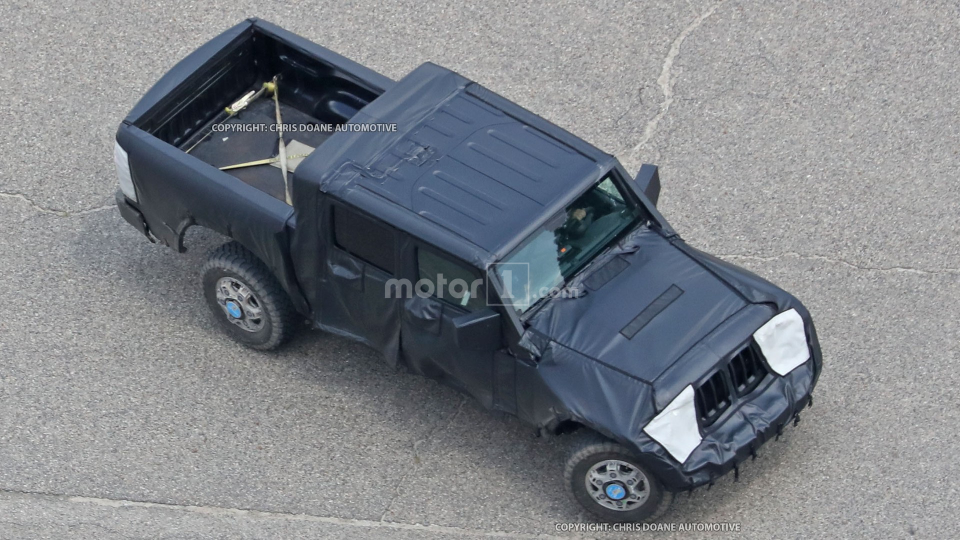
#> input picture Code/Blindspot/Test images/car/0.jpg, 1920 x 1080 px, given in place of the camera (shown at 1/2 size)
$ python birdeye8cam.py
#> lines starting #> are read from the running program, lines starting #| are printed output that depends on the picture; after the words box and inside, x2 and y2 are one past the last pixel; in counts of white or black regions, pixels touching at a corner belong together
### Code/rotate.py
#Rotate 90 degrees
import numpy as np
import imutils
import cv2


def rotate_bound(image, angle):
    # grab the dimensions of the image and then determine the
    # center
    (h, w) = image.shape[:2]
    (cX, cY) = (w // 2, h // 2)

    # grab the rotation matrix (applying the negative of the
    # angle to rotate clockwise), then grab the sine and cosine
    # (i.e., the rotation components of the matrix)
    M = cv2.getRotationMatrix2D((cX, cY), -angle, 1.0)
    cos = np.abs(M[0, 0])
    sin = np.abs(M[0, 1])

    # compute the new bounding dimensions of the image
    nW = int((h * sin) + (w * cos))
    nH = int((h * cos) + (w * sin))

    # adjust the rotation matrix to take into account translation
    M[0, 2] += (nW / 2) - cX
    M[1, 2] += (nH / 2) - cY

    # perform the actual rotation and return the image
    return cv2.warpAffine(image, M, (nW, nH))

### Code/birdeye8cam.py
from imutils.video import VideoStream
from rotate import rotate_bound
import cv2
import time
import numpy as np
import imutils

height = 1000
width = 600

#truck = cv2.imread('truck3.tif', cv2.IMREAD_UNCHANGED)

x_offsett=80
y_offsett=50
y_offsetr1=140
x_offsetr1=250
x_offsetl1=120
y_offsetl1=140
x_offsetl2=120
y_offsetl2=345
y_offsetr2=345
x_offsetr2=250
x_offsetl3=120
y_offsetl3=550
y_offsetr3=550
x_offsetr3=250
x_offsetb=130
y_offsetb=755

anglef = 0
anglel1 = 270
anglel2 = 270
angler1 = 90
angler2 = 90
angleb = 180

leftStream1 = VideoStream(3).start()
rightStream1 = VideoStream(7).start()
backStream = VideoStream(0).start()
leftStream2 = VideoStream(4).start()
rightStream2 = VideoStream(2).start()
leftStream3 = VideoStream(1).start()
rightStream3 = VideoStream(5).start()
time.sleep(2.0)

ls = [0]*180

while True:

    imageCanvastruck = np.zeros((height, width, 4), np.uint8)
    imageCanvasl1 = np.zeros((height, width, 4), np.uint8)
    imageCanvasl2 = np.zeros((height, width, 4), np.uint8)
    imageCanvasr1 = np.zeros((height, width, 4), np.uint8)
    imageCanvasr2 = np.zeros((height, width, 4), np.uint8)
    imageCanvasl3 = np.zeros((height, width, 4), np.uint8)
    imageCanvasr3 = np.zeros((height, width, 4), np.uint8)
    imageCanvasb = np.zeros((height, width, 4), np.uint8)

    right1 = rightStream1.read()
#> right1 is the input picture: shape (1080, 1920, 3); mean B, G, R 135.6, 129.9, 125.8
    left1 = leftStream1.read()
    back = backStream.read()
    left2 = leftStream2.read()
    right2 = rightStream2.read()
    left3 = leftStream3.read()
    right3 = rightStream3.read()

    left1 = imutils.resize(left1, width=200)
    right1 = imutils.resize(right1, width=200)
    back = imutils.resize(back, width=200)
    left2 = imutils.resize(left2, width=200)
    right2 = imutils.resize(right2, width=200)
    left3 = imutils.resize(left3, width=200)
    right3 = imutils.resize(right3, width=200)

    left1 = rotate_bound(left1, anglel1)
#> in rotate_bound, `return cv2.warpAffine(image, M, (nW, nH))`:
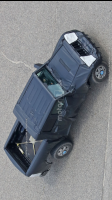
#> returned value: shape (200, 112, 3); mean of channels 0, 1, 2 134.8, 129.1, 125; drawn as B, G, R
    left2 = rotate_bound(left2, anglel2)
    right1 = rotate_bound(right1, angler1)
#> call 3 of rotate_bound, with angle = 90
#> in rotate_bound (call 3), `return cv2.warpAffine(image, M, (nW, nH))`:
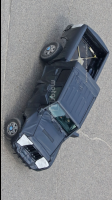
#> returned value: shape (200, 112, 3); mean of channels 0, 1, 2 134.1, 128.4, 124.3; drawn as B, G, R
    right2 = rotate_bound(right2, angler2)
    right3 = rotate_bound(right3, angler2)
    left3 = rotate_bound(left3, anglel2)
    back = rotate_bound(back, angleb)
#> in rotate_bound (call 7), `return cv2.warpAffine(image, M, (nW, nH))`:
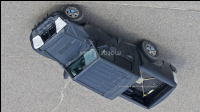
#> returned value: shape (112, 200, 3); mean of channels 0, 1, 2 133.3, 127.6, 123.5; drawn as B, G, R

    #truck = cv2.cvtColor(truck, cv2.COLOR_BGR2BGRA)
    left1 = cv2.cvtColor(left1, cv2.COLOR_BGR2BGRA)
#> left1: shape (200, 112, 4)
    left2 = cv2.cvtColor(left2, cv2.COLOR_BGR2BGRA)
    right1 = cv2.cvtColor(right1, cv2.COLOR_BGR2BGRA)
#> right1: shape (200, 112, 4)
    right2 = cv2.cvtColor(right2, cv2.COLOR_BGR2BGRA)
    left3 = cv2.cvtColor(left3, cv2.COLOR_BGR2BGRA)
    right3 = cv2.cvtColor(right3, cv2.COLOR_BGR2BGRA)
    back = cv2.cvtColor(back, cv2.COLOR_BGR2BGRA)

    #imageCanvastruck[y_offsett:y_offsett+truck.shape[0], x_offsett:x_offsett+truck.shape[1]] = truck
    imageCanvasl1[y_offsetl1:y_offsetl1+left1.shape[0], x_offsetl1:x_offsetl1+left1.shape[1]] = left1
    imageCanvasl2[y_offsetl2:y_offsetl2+left2.shape[0], x_offsetl2:x_offsetl2+left2.shape[1]] = left2
    imageCanvasl3[y_offsetl3:y_offsetl3+left3.shape[0], x_offsetl3:x_offsetl3+left3.shape[1]] = left3
    imageCanvasr1[y_offsetr1:y_offsetr1+right1.shape[0], x_offsetr1:x_offsetr1+right1.shape[1]] = right1
    imageCanvasr2[y_offsetr2:y_offsetr2+right2.shape[0], x_offsetr2:x_offsetr2+right2.shape[1]] = right2
    imageCanvasr3[y_offsetr3:y_offsetr3+right3.shape[0], x_offsetr3:x_offsetr3+right3.shape[1]] = right3
    imageCanvasb[y_offsetb:y_offsetb+back.shape[0], x_offsetb:x_offsetb+back.shape[1]] = back

    #res = imageCanvasf[:]
    #cnd = imageCanvasl1[:,:,] > 0
    res = imageCanvasl1[:]
    cnd = imageCanvasl2[:,:,] > 0
    res[cnd] = imageCanvasl2[cnd]
#> res: shape (1000, 600, 4); mean B, G, R, A 10.1, 9.6, 9.3, 19
    cnd = imageCanvasl3[:,:,] > 0
    res[cnd] = imageCanvasl3[cnd]
#> res: shape (1000, 600, 4); mean B, G, R, A 15.1, 14.5, 14, 28.6
    cnd = imageCanvasr1[:,:,] > 0
    res[cnd] = imageCanvasr1[cnd]
#> res: shape (1000, 600, 4); mean B, G, R, A 20.1, 19.2, 18.6, 38.1
    cnd = imageCanvasr2[:,:,] > 0
    res[cnd] = imageCanvasr2[cnd]
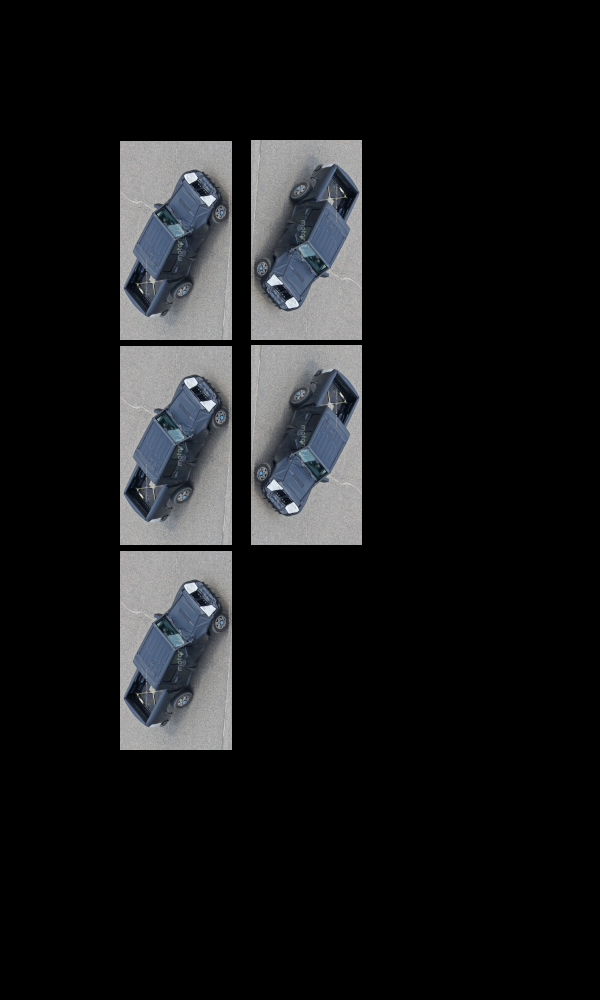
#> res: shape (1000, 600, 4); mean B, G, R, A 25.1, 24, 23.3, 47.6
    cnd = imageCanvasr3[:,:,] > 0
    res[cnd] = imageCanvasr3[cnd]
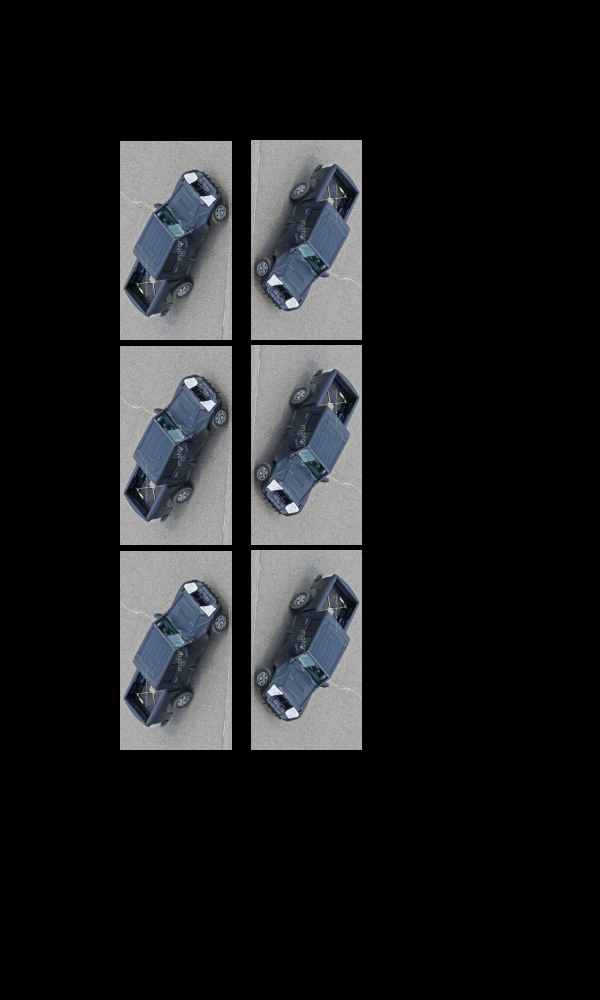
#> res: shape (1000, 600, 4); 3.73% of pixels changed, all inside (x1, y1, x2, y2) = (250, 550, 362, 750)
    cnd = imageCanvasb[:,:,] > 0
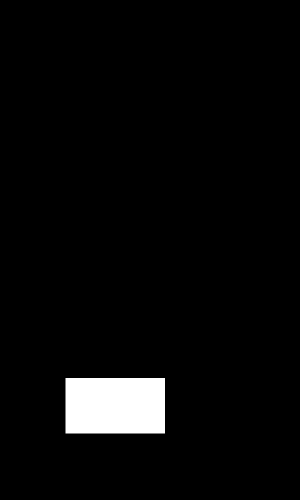
#> cnd: shape (1000, 600, 4) bool (shown at 1/2 size); mean B, G, R, A 0.0368, 0.0368, 0.0368, 0.0373
    res[cnd] = imageCanvasb[cnd]
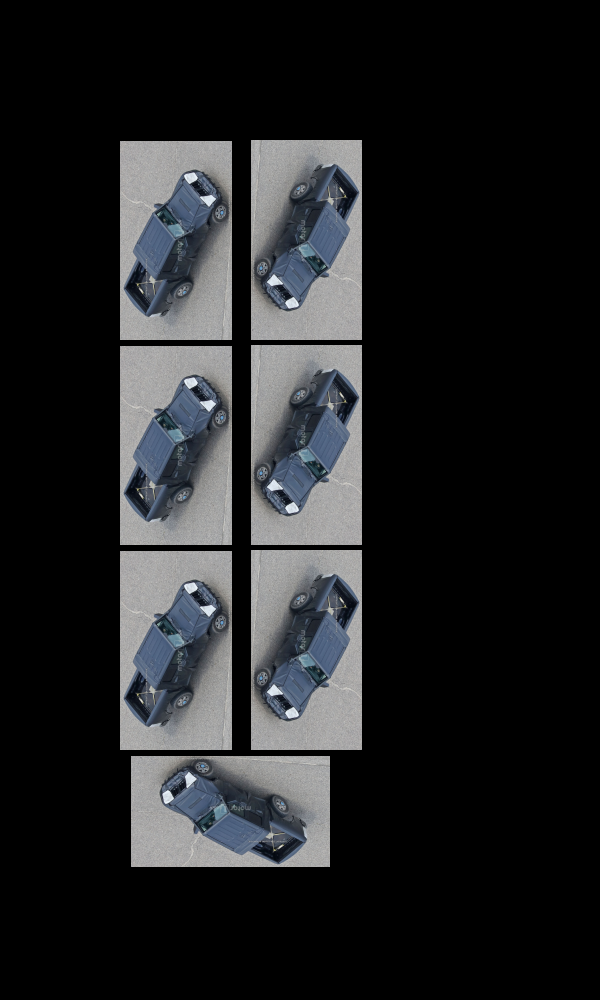
#> res: shape (1000, 600, 4); 3.73% of pixels changed, all inside (x1, y1, x2, y2) = (130, 755, 330, 867)
   # cnd = imageCanvastruck[:,:,] > 0
   # res[cnd] = imageCanvastruck[cnd]

    cv2.imshow("Birds Eye", res)

    key = cv2.waitKey(1) & 0xFF
#> (key q is pressed here)
    if key == ord("q"):
        y_offsett = y_offsett - 1
        print("y_offsett = ", y_offsett)

    elif key == ord("w"):
        x_offsett = x_offsett - 1
        print("x_offsett = ", x_offsett)

    elif key == ord("e"):
        y_offsett = y_offsett + 1
        print("y_offsett = ", y_offsett)

    elif key == ord("r"):
        x_offsett = x_offsett + 1
        print("x_offsett = ", x_offsett)


    if key == ord("a"):
        y_offsetl1 = y_offsetl1 - 1
        print("y_offsetl1 = ", y_offsetl1)

    elif key == ord("s"):
        x_offsetl1 = x_offsetl1 - 1
        print("x_offsetl1 = ", x_offsetl1)

    elif key == ord("d"):
        y_offsetl1 = y_offsetl1 + 1
        print("y_offsetl1 = ", y_offsetl1)

    elif key == ord("f"):
        x_offsetl1 = x_offsetl1 + 1
        print("x_offsetl1 = ", x_offsetl1)


    if key == ord("z"):
        y_offsetr1 = y_offsetr1 - 1
        print("y_offsetr1 = ", y_offsetr1)

    elif key == ord("x"):
        x_offsetr1 = x_offsetr1 - 1
        print("x_offsetr1 = ", x_offsetr1)

    elif key == ord("c"):
        y_offsetr1 = y_offsetr1 + 1
        print("y_offsetr1 = ", y_offsetr1)

    elif key == ord("v"):
        x_offsetr1 = x_offsetr1 + 1
        print("x_offsetr1 = ", x_offsetr1)


    if key == ord("t"):
        y_offsetl2 = y_offsetl2 - 1
        print("y_offsetl2 = ", y_offsetl2)

    elif key == ord("y"):
        x_offsetl2 = x_offsetl2 - 1
        print("x_offsetl2 = ", x_offsetl2)

    elif key == ord("u"):
        y_offsetl2 = y_offsetl2 + 1
        print("y_offsetl2 = ", y_offsetl2)

    elif key == ord("i"):
        x_offsetl2 = x_offsetl2 + 1
        print("x_offsetl2 = ", x_offsetl2)


    if key == ord("g"):
        y_offsetr2 = y_offsetr2 - 1
        print("y_offsetr2 = ", y_offsetr2)

    elif key == ord("h"):
        x_offsetr2 = x_offsetr2 - 1
        print("x_offsetr2 = ", x_offsetr2)

    elif key == ord("j"):
        y_offsetr2 = y_offsetr2 + 1
        print("y_offsetr2 = ", y_offsetr2)

    elif key == ord("k"):
        x_offsetr2 = x_offsetr2 + 1
        print("x_offsetr2 = ", x_offsetr2)


    if key == ord("1"):
        y_offsetr3 = y_offsetr3 - 1
        print("y_offsetr3 = ", y_offsetr3)

    elif key == ord("2"):
        x_offsetr3 = x_offsetr3 - 1
        print("x_offsetr3 = ", x_offsetr3)

    elif key == ord("3"):
        y_offsetr3 = y_offsetr3 + 1
        print("y_offsetr3 = ", y_offsetr3)

    elif key == ord("4"):
        x_offsetr3 = x_offsetr3 + 1
        print("x_offsetr3 = ", x_offsetr3)


    if key == ord("5"):
        y_offsetl3 = y_offsetl3 - 1
        print("y_offsetl3 = ", y_offsetl3)

    elif key == ord("6"):
        x_offsetl3 = x_offsetl3 - 1
        print("x_offsetl3 = ", x_offsetl3)

    elif key == ord("7"):
        y_offsetl3 = y_offsetl3 + 1
        print("y_offsetl3 = ", y_offsetl3)

    elif key == ord("8"):
        x_offsetl3 = x_offsetl3 + 1
        print("x_offsetl3 = ", x_offsetl3)


    if key == ord("b"):
        y_offsetb = y_offsetb - 1
        print("y_offsetb = ", y_offsetb)

    elif key == ord("n"):
        x_offsetb = x_offsetb - 1
        print("x_offsetb = ", x_offsetb)

    elif key == ord("m"):
        y_offsetb = y_offsetb + 1
        print("y_offsetb = ", y_offsetb)

    elif key == ord(","):
        x_offsetb = x_offsetb + 1
        print("x_offsetb = ", x_offsetb)


    elif key == ord("-"):
        anglel2 = anglel2 + 1
        angler2 = angler2 + 1
        angleb = angleb + 1
        print("angle = ", (anglel2-180))

    elif key == ord("="):
        anglel2 = anglel2 - 1
        angler2 = angler2 - 1
        angleb = angleb - 1
        print("angle = ", (anglel2-180))

    if key == ord("|"):
        i = anglel2-180
        a = [x_offsetl1,y_offsetl1,x_offsetl2,y_offsetl2,x_offsetl3,y_offsetl3,
                x_offsetr1,y_offsetr1,x_offsetr2,y_offsetr2,x_offsetr3,y_offsetr3,
                x_offsetb,y_offsetb]
        ls[i] = a
        #f = open("listbin", "wb") #Creates a serial file listbin with write-back permission
        #f.write(pickle.dumps(ls))
        #f.close()
        print("coord = ", (ls[i]))

    if key == ord("/"):
        break

cv2.waitkey(0)

cv2.destroyAllWindows()
cv2.waitKey(1)
